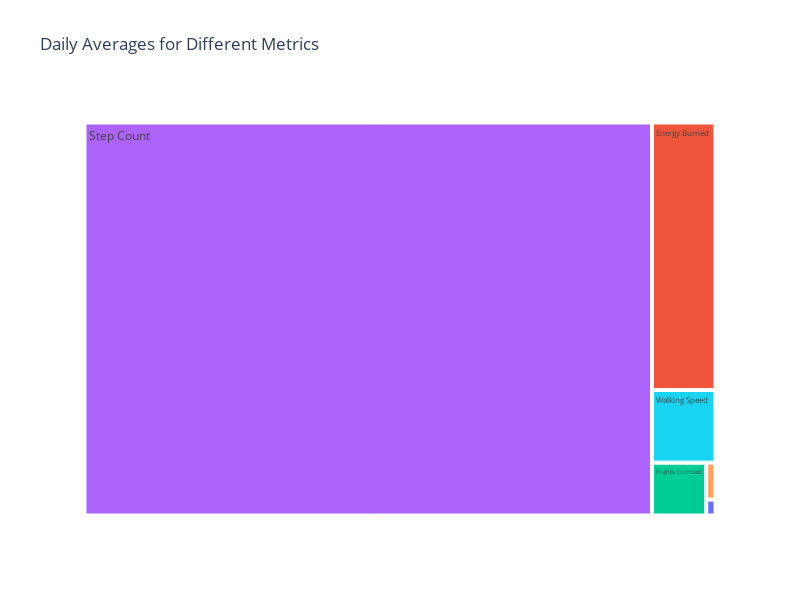

Source (notebook cell):
### Markdown cell above
#### Analysing daily average of all the fitness metrics

### Code cell
#reshape the data for treemap
daily_avg_metrics=data.groupby("Date").mean().reset_index()
daily_avg_metrics_melted=daily_avg_metrics.melt(id_vars=["Date"],value_vars=["Step Count", "Distance", 
                                                              "Energy Burned", "Flights Climbed", 
                                                              "Walking Double Support Percentage", 
                                                              "Walking Speed"])
figure_7=px.treemap(daily_avg_metrics_melted,path=["variable"],values="value",color="variable",hover_data=["value"],title="Daily Averages for Different Metrics",width=800,height=600)
figure_7.show()

### Figure 1 — Plotly figure (JSON) as saved in the notebook; plotly's stock layout.template omitted (floating-point values rounded to 4 significant figures)
{"data": [{"branchvalues": "total", "customdata": [[1.536, "Distance"], [177.4, "Energy Burned"], [29.95, "Flights Climbed"], [2329.0, "Step Count"], [3.566, "Walking Double Support Percentage"], [48.2, "Walking Speed"]], "domain": {"x": [0, 1], "y": [0, 1]}, "hovertemplate": "labels=%{label}<br>value=%{customdata[0]}<br>parent=%{parent}<br>id=%{id}<br>variable=%{customdata[1]}<extra></extra>", "ids": ["Distance", "Energy Burned", "Flights Climbed", "Step Count", "Walking Double Support Percentage", "Walking Speed"], "labels": ["Distance", "Energy Burned", "Flights Climbed", "Step Count", "Walking Double Support Percentage", "Walking Speed"], "marker": {"colors": ["#636efa", "#EF553B", "#00cc96", "#ab63fa", "#FFA15A", "#19d3f3"]}, "name": "", "parents": ["", "", "", "", "", ""], "type": "treemap", "values": [1.536, 177.4, 29.95, 2329.0, 3.566, 48.2]}], "layout": {"height": 600, "legend": {"tracegroupgap": 0}, "title": {"text": "Daily Averages for Different Metrics"}, "width": 800}}
